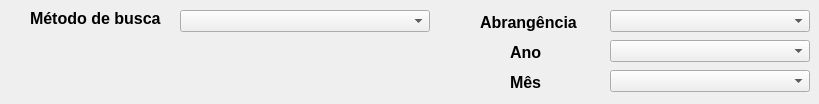
     <widget class="QWidget" name="tab">
      <attribute name="title">
       <string>Estatísticas</string>
      </attribute>
      <widget class="QComboBox" name="estat_method_comboBox">
       <property name="geometry">
        <rect>
         <x>180</x>
         <y>10</y>
         <width>250</width>
         <height>22</height>
        </rect>
       </property>
       <property name="minimumSize">
        <size>
         <width>250</width>
         <height>0</height>
        </size>
       </property>
      </widget>
      <widget class="QLabel" name="estat_method_label">
       <property name="geometry">
        <rect>
         <x>30</x>
         <y>10</y>
         <width>141</width>
         <height>16</height>
        </rect>
       </property>
       <property name="font">
        <font>
         <pointsize>12</pointsize>
         <weight>75</weight>
         <bold>true</bold>
        </font>
       </property>
       <property name="text">
        <string>Método de busca</string>
       </property>
      </widget>
      <widget class="QLabel" name="label_27">
       <property name="geometry">
        <rect>
         <x>480</x>
         <y>10</y>
         <width>111</width>
         <height>25</height>
        </rect>
       </property>
       <property name="minimumSize">
        <size>
         <width>0</width>
         <height>25</height>
        </size>
       </property>
       <property name="font">
        <font>
         <pointsize>12</pointsize>
         <weight>75</weight>
         <bold>true</bold>
        </font>
       </property>
       <property name="text">
        <string>Abrangência</string>
       </property>
      </widget>
      <widget class="QComboBox" name="abrangencia_comboBox">
       <property name="geometry">
        <rect>
         <x>610</x>
         <y>10</y>
         <width>200</width>
         <height>22</height>
        </rect>
       </property>
       <property name="minimumSize">
        <size>
         <width>200</width>
         <height>0</height>
        </size>
       </property>
      </widget>
      <widget class="QComboBox" name="year_comboBox">
       <property name="geometry">
        <rect>
         <x>610</x>
         <y>40</y>
         <width>200</width>
         <height>22</height>
        </rect>
       </property>
       <property name="minimumSize">
        <size>
         <width>200</width>
         <height>0</height>
        </size>
       </property>
      </widget>
      <widget class="QComboBox" name="month_comboBox">
       <property name="geometry">
        <rect>
         <x>610</x>
         <y>70</y>
         <width>200</width>
         <height>22</height>
        </rect>
       </property>
       <property name="minimumSize">
        <size>
         <width>200</width>
         <height>0</height>
        </size>
       </property>
      </widget>
      <widget class="QLabel" name="label_28">
       <property name="geometry">
        <rect>
         <x>510</x>
         <y>40</y>
         <width>41</width>
         <height>25</height>
        </rect>
       </property>
       <property name="minimumSize">
        <size>
         <width>0</width>
         <height>25</height>
        </size>
       </property>
       <property name="font">
        <font>
         <pointsize>12</pointsize>
         <weight>75</weight>
         <bold>true</bold>
        </font>
       </property>
       <property name="text">
        <string>Ano</string>
       </property>
      </widget>
      <widget class="QLabel" name="label_29">
       <property name="geometry">
        <rect>
         <x>510</x>
         <y>70</y>
         <width>41</width>
         <height>25</height>
        </rect>
       </property>
       <property name="minimumSize">
        <size>
         <width>0</width>
         <height>25</height>
        </size>
       </property>
       <property name="font">
        <font>
         <pointsize>12</pointsize>
         <weight>75</weight>
         <bold>true</bold>
        </font>
       </property>
       <property name="text">
        <string>Mês</string>
       </property>
      </widget>
     </widget>
